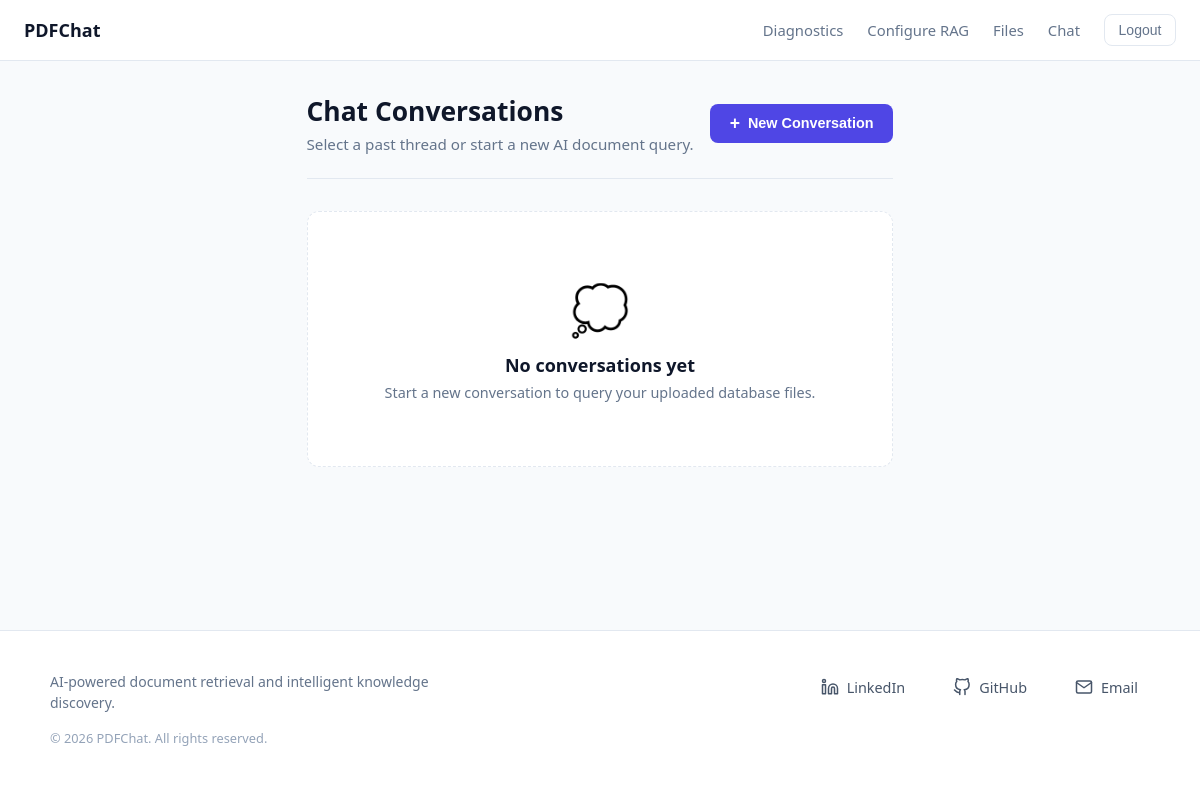
The app's page /chatbot (signed in), older data.
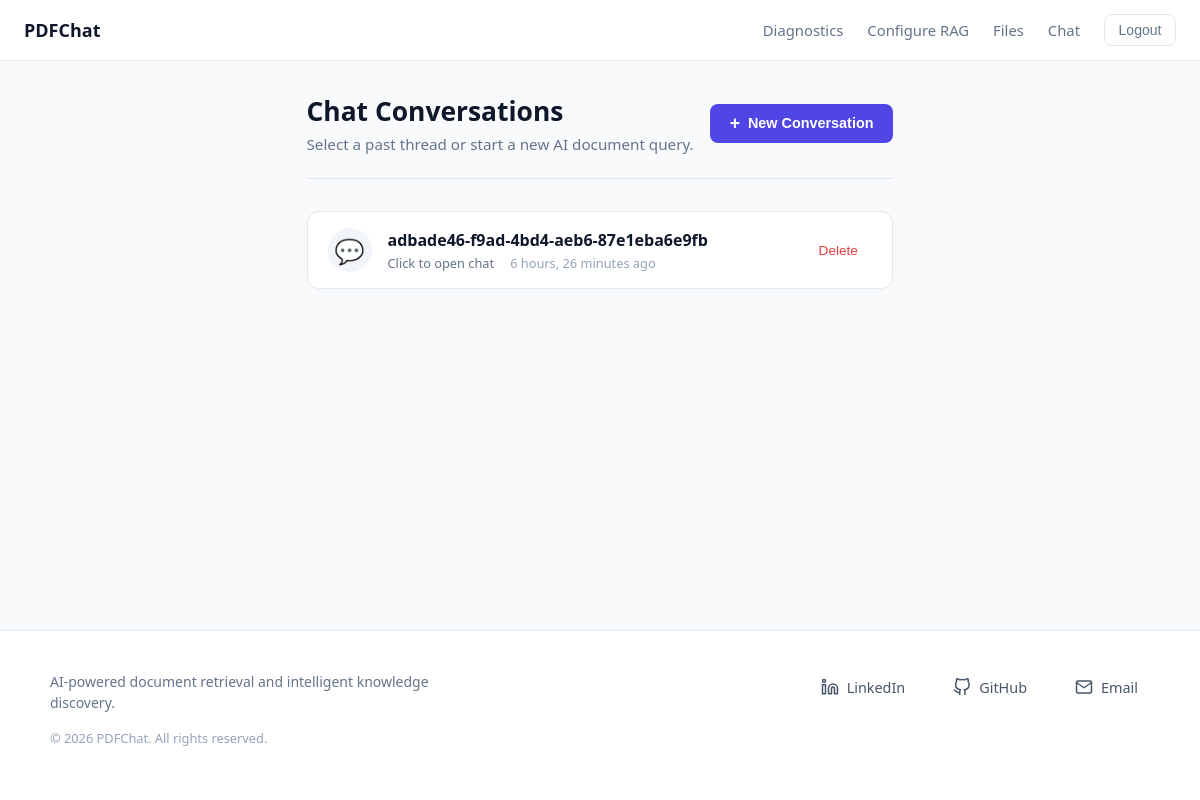
The same page, newer data.
### chatbot/models.py (models this page shows, shortened)
class Conversation(models.Model):
    title = models.CharField(max_length=150, default=genarate_uuid)
    room = models.ForeignKey(ConversationRoom, on_delete=models.CASCADE, related_name="conversations")
    conversations = models.ManyToManyField(Message)
    created_at = models.DateTimeField(auto_now_add=True)
    class Meta:
        ordering = ["created_at"]

### chatbot/views.py (the view)
# urls.py: path('chatbot', views.converstaions_view, name="conversations"),
@login_required(login_url='login')
def converstaions_view(request):
    user_conversations = Conversation.objects.filter(room__user=request.user)
    context = {"conversations": user_conversations}
    return render(request, 'conversations.html', context)

### chatbot/templates/conversations.html (shortened to what this page needs)
{% extends 'main.html' %}
{% load static %}
{% block extra_css %}
    <link rel="stylesheet" href="{% static 'chatbot/conversations.css' %}">
{% endblock %}
{% block content %}
<div class="conversations-container">
    <div class="conversations-header">
        <div class="header-text">
            <h1 class="page-title">Chat Conversations</h1>
            <p class="page-subtitle">Select a past thread or start a new AI document query.</p>
        </div>
        <form action="{% url 'create-conversation' %}" method="post" class="create-conversation-form">
            <button type="submit" class="btn-primary">
                <span class="btn-icon">+</span> New Conversation
            </button>
        </form>
    </div>
    <div class="conversations-grid">
        {% for conversation in conversations %}
            <div class="conversation-card">
                <a href="{% url 'conversation-chat' conversation.pk %}" class="conversation-link">
                    <div class="conversation-icon">💬</div>
                    <div class="conversation-info">
                        <h3 class="conversation-title">{{ conversation.title }}</h3>
                        <div class="conversation-meta">
                            <span class="conversation-hint">Click to open chat</span>
                            <span class="conversation-time">{{ conversation.created_at|timesince }} ago</span>
                        </div>
                    </div>
                </a>
                <form action="{% url 'delete-conversation' conversation.pk %}" method="post" class="delete-form">
                    <button type="submit" class="btn-delete" title="Delete conversation" onclick="return confirm('Are you sure you want to delete this conversation?');">
                        Delete
                    </button>
                </form>
            </div>
        {% empty %}
            <div class="empty-state">
                <div class="empty-icon">💭</div>
                <h3 class="empty-title">No conversations yet</h3>
                <p class="empty-text">Start a new conversation to query your uploaded database files.</p>
            </div>
        {% endfor %}
    </div>
</div>
{% endblock %}

Row changes from the older to the newer data that the page shows:
added Conversation: title "adbade46-f9ad-4bd4-aeb6-87e1eba6e9fb", created_at "6 hours, 26 minutes"
Text that changed along with them:
text no longer shown: "💭 No conversations yet Start a new conversation to query your uploaded database files."
